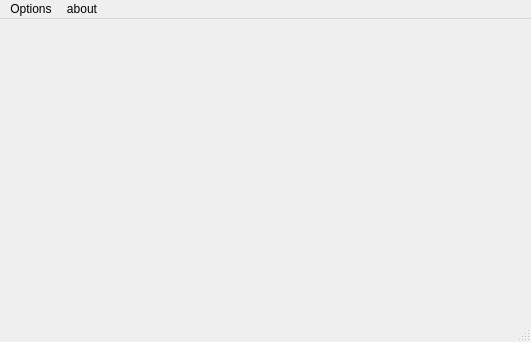
<?xml version="1.0" encoding="UTF-8"?>
<ui version="4.0">
 <class>MainWindow</class>
 <widget class="QMainWindow" name="MainWindow">
  <property name="geometry">
   <rect>
    <x>0</x>
    <y>0</y>
    <width>531</width>
    <height>342</height>
   </rect>
  </property>
  <property name="windowTitle">
   <string>MainWindow</string>
  </property>
  <widget class="QWidget" name="centralwidget"/>
  <widget class="QMenuBar" name="menubar">
   <property name="geometry">
    <rect>
     <x>0</x>
     <y>0</y>
     <width>531</width>
     <height>24</height>
    </rect>
   </property>
   <widget class="QMenu" name="menuOptions">
    <property name="title">
     <string>Options</string>
    </property>
    <addaction name="actionOpen"/>
    <addaction name="actionShowMessageLog"/>
   </widget>
   <widget class="QMenu" name="menuHelp">
    <property name="title">
     <string>about</string>
    </property>
    <addaction name="actionhelp"/>
    <addaction name="actionVersion"/>
   </widget>
   <addaction name="menuOptions"/>
   <addaction name="menuHelp"/>
  </widget>
  <widget class="QStatusBar" name="statusbar"/>
  <action name="actionhelp">
   <property name="text">
    <string>Help</string>
   </property>
  </action>
  <action name="actionVersion">
   <property name="text">
    <string>Version</string>
   </property>
  </action>
  <action name="actionOpen">
   <property name="text">
    <string>Open</string>
   </property>
  </action>
  <action name="actionShowMessageLog">
   <property name="text">
    <string>ShowMessageLog</string>
   </property>
  </action>
 </widget>
 <resources/>
 <connections/>
</ui>
